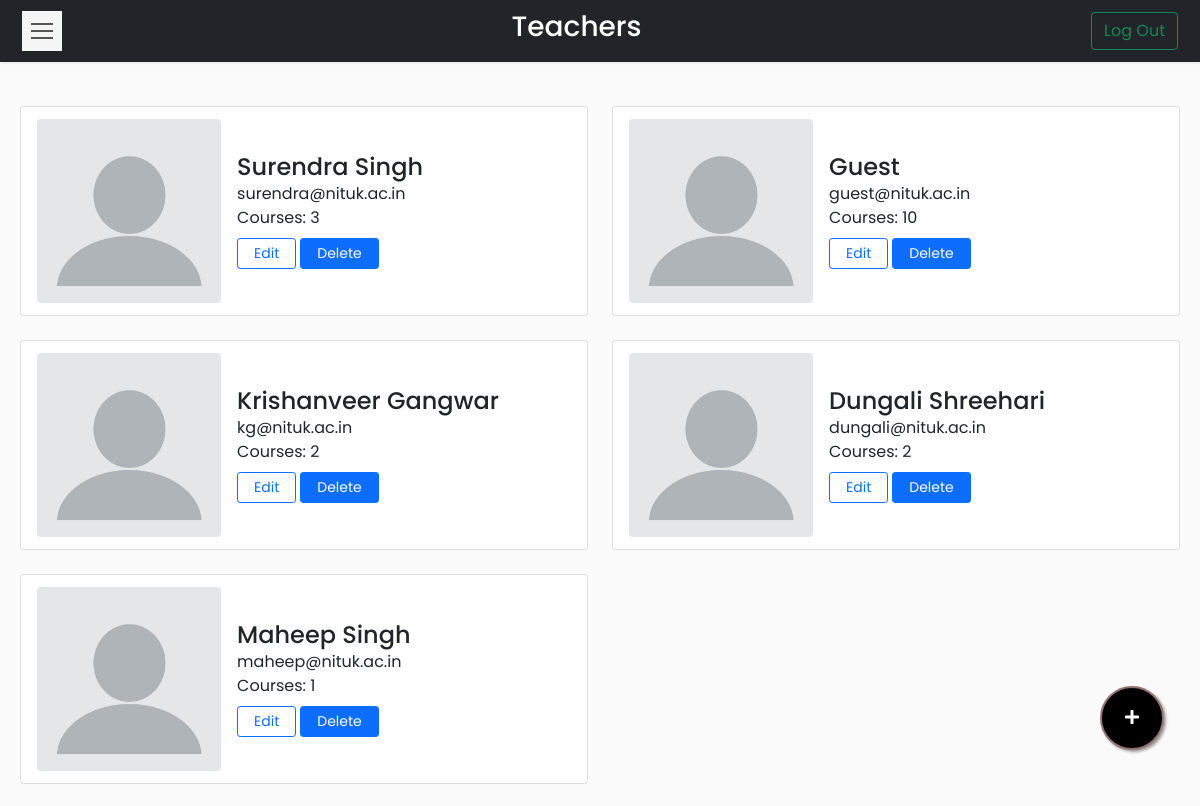
Screenshot of /Codes/dashboard_admin.php (signed in) with the database file from the repository.
### tables this page shows
CREATE TABLE `users` (
  `id` int(11) NOT NULL,
  `username` varchar(25) NOT NULL,
  `email` varchar(30) NOT NULL,
  `password` varchar(20) NOT NULL,
  `image_url` text NOT NULL
);

### Codes/dashboard_admin.php (the view, shortened to what this page needs)
<?php
if (isset($_SESSION['id'])) {
    require_once __DIR__ . '/connection/connect.php';
?>
    <!DOCTYPE html>
    <html>
    <head>
        <link rel="stylesheet" href="css/bootstrap.min.css" />
        <link rel="stylesheet" href="https://cdnjs.cloudflare.com/ajax/libs/font-awesome/4.7.0/css/font-awesome.min.css">
        <link rel="stylesheet" href="css/custom.css" />
    </head>
    <body>
        <nav class="navbar navbar-light bg-dark">
            <div class="container-fluid">
                <button type="button" id="sidebarCollapse" class="navbar-btn">
                    <span></span>
                    <span></span>
                    <span></span>
                </button>
                <span class="text-white h3">Teachers</span>
                <form class="d-flex">
                    <a href="logout.php">
                        <button class="btn btn-outline-success" type="button">Log Out</button>
                    </a>
                </form>
            </div>
        </nav>
        <div class="wrapper">
            <div id="content">
                <div class="row row-cols-1 row-cols-lg-2 row-cols-xxl-3 g-4">
                    <?php
                    $sql = "SELECT id, username, email FROM users";
                    $result = $conn->query($sql);
                    while ($row = $result->fetch_assoc()) {
                        if ($row['username'] == "Admin") {
                            continue;
                        }
                        $sql1 = "SELECT course_code FROM courses WHERE id=" . $row['id'];
                        $result1 = $conn->query($sql1);
                        $course_count = $result1->num_rows;
                    ?>
                        <div class="col">
                            <span>
                                <div class="container mt-4 d-flex justify-content-center card h-100 ps-3">
                                    <div class="d-flex align-items-center">
                                        <img src="images/generic_image.png" class="rounded" width="35%" alt="Teacher Image" onclick="javascript:location.href='teacher_courses_admin.php?id=<?php echo $row['id']; ?>'" style="cursor:pointer">
                                        <div class="ms-3 w-auto">
                                            <h4 class="mb-0 mt-0 text-break" onclick="javascript:location.href='teacher_courses_admin.php?id=<?php echo $row['id']; ?>'" style="cursor:pointer"><?php echo $row['username'] ?></h4> <span onclick="javascript:location.href='teacher_courses_admin.php?id=<?php echo $row['id']; ?>'" style="cursor:pointer"><?php echo $row['email'] ?></span><br>
                                            <span onclick="javascript:location.href='teacher_courses_admin.php?id=<?php echo $row['id']; ?>'" style="cursor:pointer">Courses: <?php echo $course_count ?></span>
                            </span>
                            <div class="button mt-2 d-flex flex-row align-items-center">
                                <a class="btn btn-sm btn-outline-primary w-auto px-3" data-bs-toggle="modal" data-bs-target="#edit_user" data-bs-whatever="<?php echo $row['id'] ?>">Edit</a>
                                <a class="btn btn-sm btn-primary ms-1 w-auto px-3" data-bs-toggle="modal" data-bs-target="#delete" data-bs-whatever="<?php echo $row['id'] ?>">Delete</a>
                            </div>
                        </div>
                </div>
            </div>
        </div>
    <?php } ?>
    <button type="button" id="addIcon" data-bs-toggle="modal" data-bs-target="#new_user">
        <i class="fa fa-plus"></i>
    </button>
<?php
} else {
    header('Location: index.php?error=INVALID USER');
    exit();
}
?>
    </body>
    </html>

### Codes/css/custom.css (style rules this page uses)
body { font-family: "Poppins", sans-serif; background: #fafafa; max-height: 100vh !important; overflow-y: scroll; }
a, a:hover, a:focus { color: inherit; text-decoration: none; transition: all 0.3s; }
.navbar { padding: 10px 10px; background: #fff; border: none; border-radius: 5; margin-bottom: 0px; box-shadow: 1px 1px 3px rgba(0, 0, 0, 0.1); }
.navbar-btn { box-shadow: none; outline: none !important; border: none; }
.wrapper { display: flex; width: 100%; align-items: stretch; perspective: 1500px; height: 100%; overflow-y: hidden; }
#content { width: 100%; min-height: 93vh; padding: 20px; transition: all 0.3s; }
#sidebarCollapse { width: 40px; height: 40px; background: #f5f5f5; cursor: pointer; }
#sidebarCollapse span { width: 80%; height: 2px; margin: 0 auto; display: block; background: #555; transition: all 0.8s cubic-bezier(0.81, -0.33, 0.345, 1.375); transition-delay: 0.2s; }
#sidebarCollapse span:first-of-type { transform: rotate(45deg) translate(2px, 2px); }
#sidebarCollapse span:nth-of-type(2) { opacity: 0; }
#sidebarCollapse span:last-of-type { transform: rotate(-45deg) translate(1px, -1px); }
@media (max-width: 10000px) { #sidebarCollapse span:first-of-type, #sidebarCollapse span:nth-of-type(2), #sidebarCollapse span:last-of-type { transform: none; opacity: 1; margin: 5px auto; } }
.card { transition: all 0.5s ease; justify-content: space-between; }
#addIcon { position: fixed !important; width:8vh; height:8vh; right: 3vw; bottom: 7vh; z-index: 10; background-color:black; border: 2px solid #917472; color:#FFF; border-radius:50%; box-shadow: 2px 2px 3px #999; }

### rows the page displays
users: username "Surendra Singh", email "surendra@nituk.ac.in", course_count "3"
users: username "Guest", email "guest@nituk.ac.in", course_count "10"
users: username "Krishanveer Gangwar", email "kg@nituk.ac.in", course_count "2"
users: username "Dungali Shreehari", email "dungali@nituk.ac.in", course_count "2"
users: username "Maheep Singh", email "maheep@nituk.ac.in", course_count "1"
